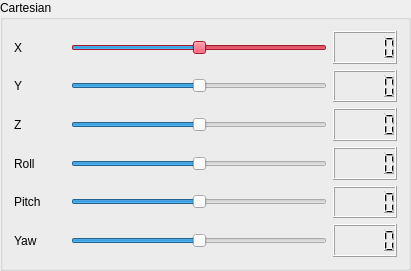
   <widget class="QGroupBox" name="group_cartesian">
    <property name="geometry">
     <rect>
      <x>30</x>
      <y>410</y>
      <width>411</width>
      <height>271</height>
     </rect>
    </property>
    <property name="title">
     <string>Cartesian</string>
    </property>
    <layout class="QGridLayout" name="gridLayout_2">
     <item row="0" column="0">
      <layout class="QVBoxLayout" name="verticalLayout_3">
       <item>
        <layout class="QHBoxLayout" name="horizontalLayout_5" stretch="1,5,1">
         <item>
          <widget class="QLabel" name="label_cart_x">
           <property name="text">
            <string>X</string>
           </property>
          </widget>
         </item>
         <item>
          <widget class="QSlider" name="slider_cart_x">
           <property name="palette">
            <palette>
             <active>
              <colorrole role="WindowText">
               <brush brushstyle="SolidPattern">
                <color alpha="255">
                 <red>0</red>
                 <green>0</green>
                 <blue>0</blue>
                </color>
               </brush>
              </colorrole>
              <colorrole role="Button">
               <brush brushstyle="SolidPattern">
                <color alpha="255">
                 <red>230</red>
                 <green>38</green>
                 <blue>67</blue>
                </color>
               </brush>
              </colorrole>
              <colorrole role="Light">
               <brush brushstyle="SolidPattern">
                <color alpha="255">
                 <red>255</red>
                 <green>132</green>
                 <blue>151</blue>
                </color>
               </brush>
              </colorrole>
              <colorrole role="Midlight">
               <brush brushstyle="SolidPattern">
                <color alpha="255">
                 <red>242</red>
                 <green>85</green>
                 <blue>109</blue>
                </color>
               </brush>
              </colorrole>
              <colorrole role="Dark">
               <brush brushstyle="SolidPattern">
                <color alpha="255">
                 <red>115</red>
                 <green>19</green>
                 <blue>33</blue>
                </color>
               </brush>
              </colorrole>
              <colorrole role="Mid">
               <brush brushstyle="SolidPattern">
                <color alpha="255">
                 <red>153</red>
                 <green>25</green>
                 <blue>44</blue>
                </color>
               </brush>
              </colorrole>
              <colorrole role="Text">
               <brush brushstyle="SolidPattern">
                <color alpha="255">
                 <red>0</red>
                 <green>0</green>
                 <blue>0</blue>
                </color>
               </brush>
              </colorrole>
              <colorrole role="BrightText">
               <brush brushstyle="SolidPattern">
                <color alpha="255">
                 <red>255</red>
                 <green>255</green>
                 <blue>255</blue>
                </color>
               </brush>
              </colorrole>
              <colorrole role="ButtonText">
               <brush brushstyle="SolidPattern">
                <color alpha="255">
                 <red>0</red>
                 <green>0</green>
                 <blue>0</blue>
                </color>
               </brush>
              </colorrole>
              <colorrole role="Base">
               <brush brushstyle="SolidPattern">
                <color alpha="255">
                 <red>255</red>
                 <green>255</green>
                 <blue>255</blue>
                </color>
               </brush>
              </colorrole>
              <colorrole role="Window">
               <brush brushstyle="SolidPattern">
                <color alpha="255">
                 <red>230</red>
                 <green>38</green>
                 <blue>67</blue>
                </color>
               </brush>
              </colorrole>
              <colorrole role="Shadow">
               <brush brushstyle="SolidPattern">
                <color alpha="255">
                 <red>0</red>
                 <green>0</green>
                 <blue>0</blue>
                </color>
               </brush>
              </colorrole>
              <colorrole role="AlternateBase">
               <brush brushstyle="SolidPattern">
                <color alpha="255">
                 <red>242</red>
                 <green>146</green>
                 <blue>161</blue>
                </color>
               </brush>
              </colorrole>
              <colorrole role="ToolTipBase">
               <brush brushstyle="SolidPattern">
                <color alpha="255">
                 <red>255</red>
                 <green>255</green>
                 <blue>220</blue>
                </color>
               </brush>
              </colorrole>
              <colorrole role="ToolTipText">
               <brush brushstyle="SolidPattern">
                <color alpha="255">
                 <red>0</red>
                 <green>0</green>
                 <blue>0</blue>
                </color>
               </brush>
              </colorrole>
             </active>
             <inactive>
              <colorrole role="WindowText">
               <brush brushstyle="SolidPattern">
                <color alpha="255">
                 <red>0</red>
                 <green>0</green>
                 <blue>0</blue>
                </color>
               </brush>
              </colorrole>
              <colorrole role="Button">
               <brush brushstyle="SolidPattern">
                <color alpha="255">
                 <red>230</red>
                 <green>38</green>
                 <blue>67</blue>
                </color>
               </brush>
              </colorrole>
              <colorrole role="Light">
               <brush brushstyle="SolidPattern">
                <color alpha="255">
                 <red>255</red>
                 <green>132</green>
                 <blue>151</blue>
                </color>
               </brush>
              </colorrole>
              <colorrole role="Midlight">
               <brush brushstyle="SolidPattern">
                <color alpha="255">
                 <red>242</red>
                 <green>85</green>
                 <blue>109</blue>
                </color>
               </brush>
              </colorrole>
              <colorrole role="Dark">
               <brush brushstyle="SolidPattern">
                <color alpha="255">
                 <red>115</red>
                 <green>19</green>
                 <blue>33</blue>
                </color>
               </brush>
              </colorrole>
              <colorrole role="Mid">
               <brush brushstyle="SolidPattern">
                <color alpha="255">
                 <red>153</red>
                 <green>25</green>
                 <blue>44</blue>
                </color>
               </brush>
              </colorrole>
              <colorrole role="Text">
               <brush brushstyle="SolidPattern">
                <color alpha="255">
                 <red>0</red>
                 <green>0</green>
                 <blue>0</blue>
                </color>
               </brush>
              </colorrole>
              <colorrole role="BrightText">
               <brush brushstyle="SolidPattern">
                <color alpha="255">
                 <red>255</red>
                 <green>255</green>
                 <blue>255</blue>
                </color>
               </brush>
              </colorrole>
              <colorrole role="ButtonText">
               <brush brushstyle="SolidPattern">
                <color alpha="255">
                 <red>0</red>
                 <green>0</green>
                 <blue>0</blue>
                </color>
               </brush>
              </colorrole>
              <colorrole role="Base">
               <brush brushstyle="SolidPattern">
                <color alpha="255">
                 <red>255</red>
                 <green>255</green>
                 <blue>255</blue>
                </color>
               </brush>
              </colorrole>
              <colorrole role="Window">
               <brush brushstyle="SolidPattern">
                <color alpha="255">
                 <red>230</red>
                 <green>38</green>
                 <blue>67</blue>
                </color>
               </brush>
              </colorrole>
              <colorrole role="Shadow">
               <brush brushstyle="SolidPattern">
                <color alpha="255">
                 <red>0</red>
                 <green>0</green>
                 <blue>0</blue>
                </color>
               </brush>
              </colorrole>
              <colorrole role="AlternateBase">
               <brush brushstyle="SolidPattern">
                <color alpha="255">
                 <red>242</red>
                 <green>146</green>
                 <blue>161</blue>
                </color>
               </brush>
              </colorrole>
              <colorrole role="ToolTipBase">
               <brush brushstyle="SolidPattern">
                <color alpha="255">
                 <red>255</red>
                 <green>255</green>
                 <blue>220</blue>
                </color>
               </brush>
              </colorrole>
              <colorrole role="ToolTipText">
               <brush brushstyle="SolidPattern">
                <color alpha="255">
                 <red>0</red>
                 <green>0</green>
                 <blue>0</blue>
                </color>
               </brush>
              </colorrole>
             </inactive>
             <disabled>
              <colorrole role="WindowText">
               <brush brushstyle="SolidPattern">
                <color alpha="255">
                 <red>115</red>
                 <green>19</green>
                 <blue>33</blue>
                </color>
               </brush>
              </colorrole>
              <colorrole role="Button">
               <brush brushstyle="SolidPattern">
                <color alpha="255">
                 <red>230</red>
                 <green>38</green>
                 <blue>67</blue>
                </color>
               </brush>
              </colorrole>
              <colorrole role="Light">
               <brush brushstyle="SolidPattern">
                <color alpha="255">
                 <red>255</red>
                 <green>132</green>
                 <blue>151</blue>
                </color>
               </brush>
              </colorrole>
              <colorrole role="Midlight">
               <brush brushstyle="SolidPattern">
                <color alpha="255">
                 <red>242</red>
                 <green>85</green>
                 <blue>109</blue>
                </color>
               </brush>
              </colorrole>
              <colorrole role="Dark">
               <brush brushstyle="SolidPattern">
                <color alpha="255">
                 <red>115</red>
                 <green>19</green>
                 <blue>33</blue>
                </color>
               </brush>
              </colorrole>
              <colorrole role="Mid">
               <brush brushstyle="SolidPattern">
                <color alpha="255">
                 <red>153</red>
                 <green>25</green>
                 <blue>44</blue>
                </color>
               </brush>
              </colorrole>
              <colorrole role="Text">
               <brush brushstyle="SolidPattern">
                <color alpha="255">
                 <red>115</red>
                 <green>19</green>
                 <blue>33</blue>
                </color>
               </brush>
              </colorrole>
              <colorrole role="BrightText">
               <brush brushstyle="SolidPattern">
                <color alpha="255">
                 <red>255</red>
                 <green>255</green>
                 <blue>255</blue>
                </color>
               </brush>
              </colorrole>
              <colorrole role="ButtonText">
               <brush brushstyle="SolidPattern">
                <color alpha="255">
                 <red>115</red>
                 <green>19</green>
                 <blue>33</blue>
                </color>
               </brush>
              </colorrole>
              <colorrole role="Base">
               <brush brushstyle="SolidPattern">
                <color alpha="255">
                 <red>230</red>
                 <green>38</green>
                 <blue>67</blue>
                </color>
               </brush>
              </colorrole>
              <colorrole role="Window">
               <brush brushstyle="SolidPattern">
                <color alpha="255">
                 <red>230</red>
                 <green>38</green>
                 <blue>67</blue>
                </color>
               </brush>
              </colorrole>
              <colorrole role="Shadow">
               <brush brushstyle="SolidPattern">
                <color alpha="255">
                 <red>0</red>
                 <green>0</green>
                 <blue>0</blue>
                </color>
               </brush>
              </colorrole>
              <colorrole role="AlternateBase">
               <brush brushstyle="SolidPattern">
                <color alpha="255">
                 <red>230</red>
                 <green>38</green>
                 <blue>67</blue>
                </color>
               </brush>
              </colorrole>
              <colorrole role="ToolTipBase">
               <brush brushstyle="SolidPattern">
                <color alpha="255">
                 <red>255</red>
                 <green>255</green>
                 <blue>220</blue>
                </color>
               </brush>
              </colorrole>
              <colorrole role="ToolTipText">
               <brush brushstyle="SolidPattern">
                <color alpha="255">
                 <red>0</red>
                 <green>0</green>
                 <blue>0</blue>
                </color>
               </brush>
              </colorrole>
             </disabled>
            </palette>
           </property>
           <property name="minimum">
            <number>-2000</number>
           </property>
           <property name="maximum">
            <number>2000</number>
           </property>
           <property name="singleStep">
            <number>5</number>
           </property>
           <property name="orientation">
            <enum>Qt::Horizontal</enum>
           </property>
          </widget>
         </item>
         <item>
          <widget class="QLCDNumber" name="lcd_cart_x"/>
         </item>
        </layout>
       </item>
       <item>
        <layout class="QHBoxLayout" name="horizontalLayout_4" stretch="1,5,1">
         <item>
          <widget class="QLabel" name="label_cart_y">
           <property name="text">
            <string>Y</string>
           </property>
          </widget>
         </item>
         <item>
          <widget class="QSlider" name="slider_cart_y">
           <property name="minimum">
            <number>-2000</number>
           </property>
           <property name="maximum">
            <number>2000</number>
           </property>
           <property name="singleStep">
            <number>5</number>
           </property>
           <property name="orientation">
            <enum>Qt::Horizontal</enum>
           </property>
          </widget>
         </item>
         <item>
          <widget class="QLCDNumber" name="lcd_cart_y"/>
         </item>
        </layout>
       </item>
       <item>
        <layout class="QHBoxLayout" name="horizontalLayout_3" stretch="1,5,1">
         <item>
          <widget class="QLabel" name="label_cart_z">
           <property name="text">
            <string>Z</string>
           </property>
          </widget>
         </item>
         <item>
          <widget class="QSlider" name="slider_cart_z">
           <property name="minimum">
            <number>-2000</number>
           </property>
           <property name="maximum">
            <number>2000</number>
           </property>
           <property name="singleStep">
            <number>5</number>
           </property>
           <property name="orientation">
            <enum>Qt::Horizontal</enum>
           </property>
          </widget>
         </item>
         <item>
          <widget class="QLCDNumber" name="lcd_cart_z"/>
         </item>
        </layout>
       </item>
       <item>
        <layout class="QHBoxLayout" name="horizontalLayout_6" stretch="1,5,1">
         <item>
          <widget class="QLabel" name="label_cart_roll">
           <property name="text">
            <string>Roll</string>
           </property>
          </widget>
         </item>
         <item>
          <widget class="QSlider" name="slider_cart_roll">
           <property name="minimum">
            <number>-180</number>
           </property>
           <property name="maximum">
            <number>180</number>
           </property>
           <property name="pageStep">
            <number>5</number>
           </property>
           <property name="orientation">
            <enum>Qt::Horizontal</enum>
           </property>
          </widget>
         </item>
         <item>
          <widget class="QLCDNumber" name="lcd_cart_roll"/>
         </item>
        </layout>
       </item>
       <item>
        <layout class="QHBoxLayout" name="horizontalLayout_2" stretch="1,5,1">
         <item>
          <widget class="QLabel" name="label_cart_pitch">
           <property name="text">
            <string>Pitch</string>
           </property>
          </widget>
         </item>
         <item>
          <widget class="QSlider" name="slider_cart_pitch">
           <property name="minimum">
            <number>-180</number>
           </property>
           <property name="maximum">
            <number>180</number>
           </property>
           <property name="pageStep">
            <number>5</number>
           </property>
           <property name="orientation">
            <enum>Qt::Horizontal</enum>
           </property>
          </widget>
         </item>
         <item>
          <widget class="QLCDNumber" name="lcd_cart_pitch"/>
         </item>
        </layout>
       </item>
       <item>
        <layout class="QHBoxLayout" name="horizontalLayout_7" stretch="1,5,1">
         <item>
          <widget class="QLabel" name="label_cart_yaw">
           <property name="text">
            <string>Yaw</string>
           </property>
          </widget>
         </item>
         <item>
          <widget class="QSlider" name="slider_cart_yaw">
           <property name="minimum">
            <number>-180</number>
           </property>
           <property name="maximum">
            <number>180</number>
           </property>
           <property name="pageStep">
            <number>5</number>
           </property>
           <property name="orientation">
            <enum>Qt::Horizontal</enum>
           </property>
          </widget>
         </item>
         <item>
          <widget class="QLCDNumber" name="lcd_cart_yaw"/>
         </item>
        </layout>
       </item>
      </layout>
     </item>
    </layout>
   </widget>
